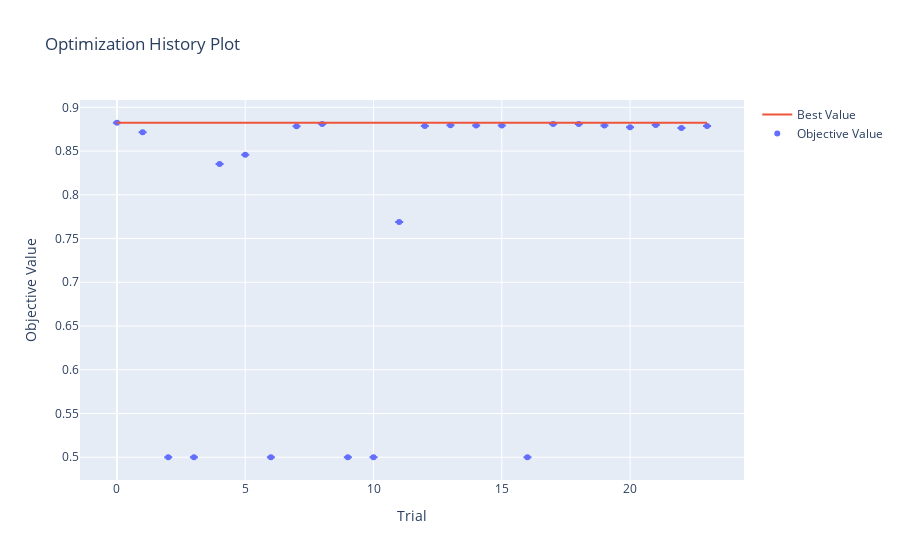

The code cell stored with this chart in its notebook:
### Markdown cell above
Let's run for 5 seconds more, look at the results and at the plot:

### Code cell
study.optimize(objective, timeout=5, n_jobs=-1)

print("Best trial:", study.best_trial.number)
print("Best average cross-validation ROC AUC:", study.best_trial.value)
print("Best hyperparameters:", study.best_params)

# Plotting Optimization History
optimization_history_plot = vis.plot_optimization_history(study, error_bar=True)
optimization_history_plot.show()

### Figure 1 — Plotly figure (JSON) as saved in the notebook; plotly's stock layout.template omitted (floating-point values rounded to 4 significant figures)
{"data": [{"error_y": {"array": [0, 0, 0, 0, 0, 0, 0, 0, 0, 0, 0, 0, 0, 0, 0, 0, 0, 0, 0, 0, 0, 0, 0, 0], "type": "data", "visible": true}, "mode": "markers", "name": "Objective Value", "type": "scatter", "x": [0, 1, 2, 3, 4, 5, 6, 7, 8, 9, 10, 11, 12, 13, 14, 15, 16, 17, 18, 19, 20, 21, 22, 23], "y": [0.8824, 0.8716, 0.5, 0.5, 0.8351, 0.8458, 0.5, 0.8784, 0.881, 0.5, 0.5, 0.769, 0.8787, 0.8794, 0.8792, 0.8791, 0.5, 0.8811, 0.8808, 0.8792, 0.8771, 0.8797, 0.8763, 0.8788]}, {"name": "Best Value", "type": "scatter", "x": [0, 1, 2, 3, 4, 5, 6, 7, 8, 9, 10, 11, 12, 13, 14, 15, 16, 17, 18, 19, 20, 21, 22, 23], "y": [0.8824, 0.8824, 0.8824, 0.8824, 0.8824, 0.8824, 0.8824, 0.8824, 0.8824, 0.8824, 0.8824, 0.8824, 0.8824, 0.8824, 0.8824, 0.8824, 0.8824, 0.8824, 0.8824, 0.8824, 0.8824, 0.8824, 0.8824, 0.8824]}, {"line": {"width": 0.01}, "mode": "lines", "showlegend": false, "type": "scatter", "x": [0, 1, 2, 3, 4, 5, 6, 7, 8, 9, 10, 11, 12, 13, 14, 15, 16, 17, 18, 19, 20, 21, 22, 23], "y": [0.8824, 0.8824, 0.8824, 0.8824, 0.8824, 0.8824, 0.8824, 0.8824, 0.8824, 0.8824, 0.8824, 0.8824, 0.8824, 0.8824, 0.8824, 0.8824, 0.8824, 0.8824, 0.8824, 0.8824, 0.8824, 0.8824, 0.8824, 0.8824]}, {"fill": "tonexty", "fillcolor": "rgba(255,0,0,0.2)", "mode": "none", "showlegend": false, "type": "scatter", "x": [0, 1, 2, 3, 4, 5, 6, 7, 8, 9, 10, 11, 12, 13, 14, 15, 16, 17, 18, 19, 20, 21, 22, 23], "y": [0.8824, 0.8824, 0.8824, 0.8824, 0.8824, 0.8824, 0.8824, 0.8824, 0.8824, 0.8824, 0.8824, 0.8824, 0.8824, 0.8824, 0.8824, 0.8824, 0.8824, 0.8824, 0.8824, 0.8824, 0.8824, 0.8824, 0.8824, 0.8824]}], "layout": {"title": {"text": "Optimization History Plot"}, "xaxis": {"title": {"text": "Trial"}}, "yaxis": {"title": {"text": "Objective Value"}}}}
